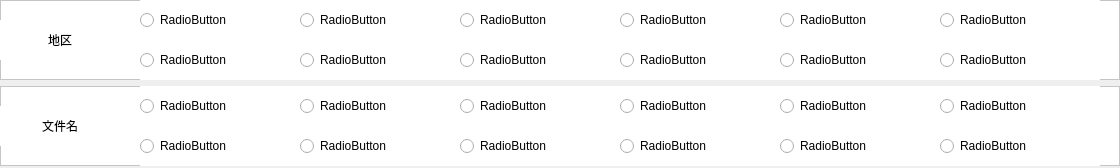
<?xml version="1.0" encoding="UTF-8"?>
<ui version="4.0">
 <class>Form</class>
 <widget class="QWidget" name="Form">
  <property name="geometry">
   <rect>
    <x>0</x>
    <y>0</y>
    <width>1120</width>
    <height>168</height>
   </rect>
  </property>
  <property name="windowTitle">
   <string>Form</string>
  </property>
  <layout class="QFormLayout" name="formLayout">
   <property name="horizontalSpacing">
    <number>0</number>
   </property>
   <property name="verticalSpacing">
    <number>0</number>
   </property>
   <property name="leftMargin">
    <number>0</number>
   </property>
   <property name="topMargin">
    <number>0</number>
   </property>
   <property name="rightMargin">
    <number>0</number>
   </property>
   <property name="bottomMargin">
    <number>0</number>
   </property>
   <item row="0" column="0" colspan="2">
    <layout class="QVBoxLayout" name="verticalLayout">
     <property name="spacing">
      <number>6</number>
     </property>
     <item>
      <widget class="QFrame" name="layout_check_mode_language">
       <property name="minimumSize">
        <size>
         <width>0</width>
         <height>80</height>
        </size>
       </property>
       <property name="maximumSize">
        <size>
         <width>16777215</width>
         <height>80</height>
        </size>
       </property>
       <property name="styleSheet">
        <string notr="true">background-color: rgb(255, 255, 255);</string>
       </property>
       <property name="frameShape">
        <enum>QFrame::StyledPanel</enum>
       </property>
       <property name="frameShadow">
        <enum>QFrame::Raised</enum>
       </property>
       <widget class="QLabel" name="language_title_2">
        <property name="geometry">
         <rect>
          <x>0</x>
          <y>20</y>
          <width>120</width>
          <height>40</height>
         </rect>
        </property>
        <property name="sizePolicy">
         <sizepolicy hsizetype="Preferred" vsizetype="Preferred">
          <horstretch>0</horstretch>
          <verstretch>0</verstretch>
         </sizepolicy>
        </property>
        <property name="minimumSize">
         <size>
          <width>120</width>
          <height>40</height>
         </size>
        </property>
        <property name="maximumSize">
         <size>
          <width>120</width>
          <height>40</height>
         </size>
        </property>
        <property name="styleSheet">
         <string notr="true">font: 10pt &quot;微软雅黑&quot;;
background-color: rgb(255, 255, 255);</string>
        </property>
        <property name="text">
         <string>地区</string>
        </property>
        <property name="alignment">
         <set>Qt::AlignCenter</set>
        </property>
       </widget>
       <widget class="QRadioButton" name="language_radio_2">
        <property name="geometry">
         <rect>
          <x>140</x>
          <y>40</y>
          <width>160</width>
          <height>40</height>
         </rect>
        </property>
        <property name="styleSheet">
         <string notr="true">font: 10pt &quot;微软雅黑&quot;;</string>
        </property>
        <property name="text">
         <string>RadioButton</string>
        </property>
       </widget>
       <widget class="QRadioButton" name="language_radio_1">
        <property name="geometry">
         <rect>
          <x>140</x>
          <y>0</y>
          <width>160</width>
          <height>40</height>
         </rect>
        </property>
        <property name="styleSheet">
         <string notr="true">font: 10pt &quot;微软雅黑&quot;;</string>
        </property>
        <property name="text">
         <string>RadioButton</string>
        </property>
       </widget>
       <widget class="QRadioButton" name="language_radio_3">
        <property name="geometry">
         <rect>
          <x>300</x>
          <y>0</y>
          <width>160</width>
          <height>40</height>
         </rect>
        </property>
        <property name="styleSheet">
         <string notr="true">font: 10pt &quot;微软雅黑&quot;;</string>
        </property>
        <property name="text">
         <string>RadioButton</string>
        </property>
       </widget>
       <widget class="QRadioButton" name="language_radio_4">
        <property name="geometry">
         <rect>
          <x>300</x>
          <y>40</y>
          <width>160</width>
          <height>40</height>
         </rect>
        </property>
        <property name="styleSheet">
         <string notr="true">font: 10pt &quot;微软雅黑&quot;;</string>
        </property>
        <property name="text">
         <string>RadioButton</string>
        </property>
       </widget>
       <widget class="QRadioButton" name="language_radio_5">
        <property name="geometry">
         <rect>
          <x>460</x>
          <y>0</y>
          <width>160</width>
          <height>40</height>
         </rect>
        </property>
        <property name="styleSheet">
         <string notr="true">font: 10pt &quot;微软雅黑&quot;;</string>
        </property>
        <property name="text">
         <string>RadioButton</string>
        </property>
       </widget>
       <widget class="QRadioButton" name="language_radio_6">
        <property name="geometry">
         <rect>
          <x>460</x>
          <y>40</y>
          <width>160</width>
          <height>40</height>
         </rect>
        </property>
        <property name="styleSheet">
         <string notr="true">font: 10pt &quot;微软雅黑&quot;;</string>
        </property>
        <property name="text">
         <string>RadioButton</string>
        </property>
       </widget>
       <widget class="QRadioButton" name="language_radio_7">
        <property name="geometry">
         <rect>
          <x>620</x>
          <y>0</y>
          <width>160</width>
          <height>40</height>
         </rect>
        </property>
        <property name="styleSheet">
         <string notr="true">font: 10pt &quot;微软雅黑&quot;;</string>
        </property>
        <property name="text">
         <string>RadioButton</string>
        </property>
       </widget>
       <widget class="QRadioButton" name="language_radio_8">
        <property name="geometry">
         <rect>
          <x>620</x>
          <y>40</y>
          <width>160</width>
          <height>40</height>
         </rect>
        </property>
        <property name="styleSheet">
         <string notr="true">font: 10pt &quot;微软雅黑&quot;;</string>
        </property>
        <property name="text">
         <string>RadioButton</string>
        </property>
       </widget>
       <widget class="QRadioButton" name="language_radio_9">
        <property name="geometry">
         <rect>
          <x>780</x>
          <y>0</y>
          <width>160</width>
          <height>40</height>
         </rect>
        </property>
        <property name="styleSheet">
         <string notr="true">font: 10pt &quot;微软雅黑&quot;;</string>
        </property>
        <property name="text">
         <string>RadioButton</string>
        </property>
       </widget>
       <widget class="QRadioButton" name="language_radio_10">
        <property name="geometry">
         <rect>
          <x>780</x>
          <y>40</y>
          <width>160</width>
          <height>40</height>
         </rect>
        </property>
        <property name="styleSheet">
         <string notr="true">font: 10pt &quot;微软雅黑&quot;;</string>
        </property>
        <property name="text">
         <string>RadioButton</string>
        </property>
       </widget>
       <widget class="QRadioButton" name="language_radio_11">
        <property name="geometry">
         <rect>
          <x>940</x>
          <y>0</y>
          <width>160</width>
          <height>40</height>
         </rect>
        </property>
        <property name="styleSheet">
         <string notr="true">font: 10pt &quot;微软雅黑&quot;;</string>
        </property>
        <property name="text">
         <string>RadioButton</string>
        </property>
       </widget>
       <widget class="QRadioButton" name="language_radio_12">
        <property name="geometry">
         <rect>
          <x>940</x>
          <y>40</y>
          <width>160</width>
          <height>40</height>
         </rect>
        </property>
        <property name="styleSheet">
         <string notr="true">font: 10pt &quot;微软雅黑&quot;;</string>
        </property>
        <property name="text">
         <string>RadioButton</string>
        </property>
       </widget>
      </widget>
     </item>
     <item>
      <widget class="QFrame" name="layout_check_mode_file_name">
       <property name="minimumSize">
        <size>
         <width>0</width>
         <height>80</height>
        </size>
       </property>
       <property name="maximumSize">
        <size>
         <width>16777215</width>
         <height>80</height>
        </size>
       </property>
       <property name="styleSheet">
        <string notr="true">background-color: rgb(255, 255, 255);</string>
       </property>
       <property name="frameShape">
        <enum>QFrame::StyledPanel</enum>
       </property>
       <property name="frameShadow">
        <enum>QFrame::Raised</enum>
       </property>
       <widget class="QLabel" name="file_name_title_2">
        <property name="geometry">
         <rect>
          <x>0</x>
          <y>20</y>
          <width>120</width>
          <height>40</height>
         </rect>
        </property>
        <property name="minimumSize">
         <size>
          <width>120</width>
          <height>40</height>
         </size>
        </property>
        <property name="maximumSize">
         <size>
          <width>120</width>
          <height>40</height>
         </size>
        </property>
        <property name="styleSheet">
         <string notr="true">font: 10pt &quot;微软雅黑&quot;;
background-color: rgb(255, 255, 255);</string>
        </property>
        <property name="text">
         <string>文件名</string>
        </property>
        <property name="alignment">
         <set>Qt::AlignCenter</set>
        </property>
       </widget>
       <widget class="QRadioButton" name="file_name_radio_1">
        <property name="geometry">
         <rect>
          <x>140</x>
          <y>0</y>
          <width>160</width>
          <height>40</height>
         </rect>
        </property>
        <property name="styleSheet">
         <string notr="true">font: 10pt &quot;微软雅黑&quot;;</string>
        </property>
        <property name="text">
         <string>RadioButton</string>
        </property>
       </widget>
       <widget class="QRadioButton" name="file_name_radio_2">
        <property name="geometry">
         <rect>
          <x>140</x>
          <y>40</y>
          <width>160</width>
          <height>40</height>
         </rect>
        </property>
        <property name="styleSheet">
         <string notr="true">font: 10pt &quot;微软雅黑&quot;;</string>
        </property>
        <property name="text">
         <string>RadioButton</string>
        </property>
       </widget>
       <widget class="QRadioButton" name="file_name_radio_3">
        <property name="geometry">
         <rect>
          <x>300</x>
          <y>0</y>
          <width>160</width>
          <height>40</height>
         </rect>
        </property>
        <property name="styleSheet">
         <string notr="true">font: 10pt &quot;微软雅黑&quot;;</string>
        </property>
        <property name="text">
         <string>RadioButton</string>
        </property>
       </widget>
       <widget class="QRadioButton" name="file_name_radio_4">
        <property name="geometry">
         <rect>
          <x>300</x>
          <y>40</y>
          <width>160</width>
          <height>40</height>
         </rect>
        </property>
        <property name="styleSheet">
         <string notr="true">font: 10pt &quot;微软雅黑&quot;;</string>
        </property>
        <property name="text">
         <string>RadioButton</string>
        </property>
       </widget>
       <widget class="QRadioButton" name="file_name_radio_5">
        <property name="geometry">
         <rect>
          <x>460</x>
          <y>0</y>
          <width>160</width>
          <height>40</height>
         </rect>
        </property>
        <property name="styleSheet">
         <string notr="true">font: 10pt &quot;微软雅黑&quot;;</string>
        </property>
        <property name="text">
         <string>RadioButton</string>
        </property>
       </widget>
       <widget class="QRadioButton" name="file_name_radio_6">
        <property name="geometry">
         <rect>
          <x>460</x>
          <y>40</y>
          <width>160</width>
          <height>40</height>
         </rect>
        </property>
        <property name="styleSheet">
         <string notr="true">font: 10pt &quot;微软雅黑&quot;;</string>
        </property>
        <property name="text">
         <string>RadioButton</string>
        </property>
       </widget>
       <widget class="QRadioButton" name="file_name_radio_7">
        <property name="geometry">
         <rect>
          <x>620</x>
          <y>0</y>
          <width>160</width>
          <height>40</height>
         </rect>
        </property>
        <property name="styleSheet">
         <string notr="true">font: 10pt &quot;微软雅黑&quot;;</string>
        </property>
        <property name="text">
         <string>RadioButton</string>
        </property>
       </widget>
       <widget class="QRadioButton" name="file_name_radio_8">
        <property name="geometry">
         <rect>
          <x>620</x>
          <y>40</y>
          <width>160</width>
          <height>40</height>
         </rect>
        </property>
        <property name="styleSheet">
         <string notr="true">font: 10pt &quot;微软雅黑&quot;;</string>
        </property>
        <property name="text">
         <string>RadioButton</string>
        </property>
       </widget>
       <widget class="QRadioButton" name="file_name_radio_9">
        <property name="geometry">
         <rect>
          <x>780</x>
          <y>0</y>
          <width>160</width>
          <height>40</height>
         </rect>
        </property>
        <property name="styleSheet">
         <string notr="true">font: 10pt &quot;微软雅黑&quot;;</string>
        </property>
        <property name="text">
         <string>RadioButton</string>
        </property>
       </widget>
       <widget class="QRadioButton" name="file_name_radio_10">
        <property name="geometry">
         <rect>
          <x>780</x>
          <y>40</y>
          <width>160</width>
          <height>40</height>
         </rect>
        </property>
        <property name="styleSheet">
         <string notr="true">font: 10pt &quot;微软雅黑&quot;;</string>
        </property>
        <property name="text">
         <string>RadioButton</string>
        </property>
       </widget>
       <widget class="QRadioButton" name="file_name_radio_11">
        <property name="geometry">
         <rect>
          <x>940</x>
          <y>0</y>
          <width>160</width>
          <height>40</height>
         </rect>
        </property>
        <property name="styleSheet">
         <string notr="true">font: 10pt &quot;微软雅黑&quot;;</string>
        </property>
        <property name="text">
         <string>RadioButton</string>
        </property>
       </widget>
       <widget class="QRadioButton" name="file_name_radio_12">
        <property name="geometry">
         <rect>
          <x>940</x>
          <y>40</y>
          <width>160</width>
          <height>40</height>
         </rect>
        </property>
        <property name="styleSheet">
         <string notr="true">font: 10pt &quot;微软雅黑&quot;;</string>
        </property>
        <property name="text">
         <string>RadioButton</string>
        </property>
       </widget>
      </widget>
     </item>
    </layout>
   </item>
  </layout>
 </widget>
 <resources/>
 <connections/>
</ui>
